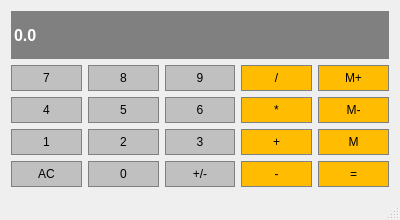
<?xml version="1.0" encoding="UTF-8"?>
<ui version="4.0">
 <class>Calculator</class>
 <widget class="QMainWindow" name="Calculator">
  <property name="geometry">
   <rect>
    <x>0</x>
    <y>0</y>
    <width>400</width>
    <height>220</height>
   </rect>
  </property>
  <property name="windowTitle">
   <string>Calculator</string>
  </property>
  <widget class="QWidget" name="centralWidget">
   <layout class="QGridLayout" name="gridLayout">
    <item row="6" column="1">
     <widget class="QPushButton" name="button">
      <property name="sizePolicy">
       <sizepolicy hsizetype="Preferred" vsizetype="Preferred">
        <horstretch>0</horstretch>
        <verstretch>0</verstretch>
       </sizepolicy>
      </property>
      <property name="styleSheet">
       <string notr="true">QPushButton
{
	background-color:#C0C0C0;
	border: 1px solid gray;
   padding: 5px;
}

QPushButton:pressed
{
	background-color:#A9A9A9;
	border: 1px solid gray;
   padding: 5px;
}</string>
      </property>
      <property name="text">
       <string>0</string>
      </property>
     </widget>
    </item>
    <item row="3" column="1">
     <widget class="QPushButton" name="button8">
      <property name="sizePolicy">
       <sizepolicy hsizetype="Preferred" vsizetype="Preferred">
        <horstretch>0</horstretch>
        <verstretch>0</verstretch>
       </sizepolicy>
      </property>
      <property name="styleSheet">
       <string notr="true">QPushButton
{
	background-color:#C0C0C0;
	border: 1px solid gray;
   padding: 5px;
}

QPushButton:pressed
{
	background-color:#A9A9A9;
	border: 1px solid gray;
   padding: 5px;
}</string>
      </property>
      <property name="text">
       <string>8</string>
      </property>
     </widget>
    </item>
    <item row="6" column="2">
     <widget class="QPushButton" name="signButton">
      <property name="sizePolicy">
       <sizepolicy hsizetype="Preferred" vsizetype="Preferred">
        <horstretch>0</horstretch>
        <verstretch>0</verstretch>
       </sizepolicy>
      </property>
      <property name="styleSheet">
       <string notr="true">QPushButton
{
	background-color:#C0C0C0;
	border: 1px solid gray;
   padding: 5px;
}

QPushButton:pressed
{
	background-color:#A9A9A9;
	border: 1px solid gray;
   padding: 5px;
}</string>
      </property>
      <property name="text">
       <string>+/-</string>
      </property>
     </widget>
    </item>
    <item row="5" column="4">
     <widget class="QPushButton" name="memButton">
      <property name="sizePolicy">
       <sizepolicy hsizetype="Preferred" vsizetype="Preferred">
        <horstretch>0</horstretch>
        <verstretch>0</verstretch>
       </sizepolicy>
      </property>
      <property name="styleSheet">
       <string notr="true">QPushButton
{
	background-color:#FFBC00;
	border: 1px solid gray;
   padding: 5px;
}

QPushButton:pressed
{
	background-color:#A9A9A9;
	border: 1px solid gray;
   padding: 5px;
}</string>
      </property>
      <property name="text">
       <string>M</string>
      </property>
     </widget>
    </item>
    <item row="3" column="0">
     <widget class="QPushButton" name="button7">
      <property name="sizePolicy">
       <sizepolicy hsizetype="Preferred" vsizetype="Preferred">
        <horstretch>0</horstretch>
        <verstretch>0</verstretch>
       </sizepolicy>
      </property>
      <property name="styleSheet">
       <string notr="true">QPushButton
{
	background-color:#C0C0C0;
	border: 1px solid gray;
   padding: 5px;
}

QPushButton:pressed
{
	background-color:#A9A9A9;
	border: 1px solid gray;
   padding: 5px;
}</string>
      </property>
      <property name="text">
       <string>7</string>
      </property>
     </widget>
    </item>
    <item row="6" column="3">
     <widget class="QPushButton" name="minusButton">
      <property name="sizePolicy">
       <sizepolicy hsizetype="Preferred" vsizetype="Preferred">
        <horstretch>0</horstretch>
        <verstretch>0</verstretch>
       </sizepolicy>
      </property>
      <property name="styleSheet">
       <string notr="true">QPushButton
{
	background-color:#FFBC00;
	border: 1px solid gray;
   padding: 5px;
}

QPushButton:pressed
{
	background-color:#A9A9A9;
	border: 1px solid gray;
   padding: 5px;
}</string>
      </property>
      <property name="text">
       <string>-</string>
      </property>
     </widget>
    </item>
    <item row="5" column="3">
     <widget class="QPushButton" name="addButton">
      <property name="sizePolicy">
       <sizepolicy hsizetype="Preferred" vsizetype="Preferred">
        <horstretch>0</horstretch>
        <verstretch>0</verstretch>
       </sizepolicy>
      </property>
      <property name="styleSheet">
       <string notr="true">QPushButton
{
	background-color:#FFBC00;
	border: 1px solid gray;
   padding: 5px;
}

QPushButton:pressed
{
	background-color:#A9A9A9;
	border: 1px solid gray;
   padding: 5px;
}</string>
      </property>
      <property name="text">
       <string>+</string>
      </property>
     </widget>
    </item>
    <item row="5" column="0">
     <widget class="QPushButton" name="button1">
      <property name="sizePolicy">
       <sizepolicy hsizetype="Preferred" vsizetype="Preferred">
        <horstretch>0</horstretch>
        <verstretch>0</verstretch>
       </sizepolicy>
      </property>
      <property name="styleSheet">
       <string notr="true">QPushButton
{
	background-color:#C0C0C0;
	border: 1px solid gray;
   padding: 5px;
}

QPushButton:pressed
{
	background-color:#A9A9A9;
	border: 1px solid gray;
   padding: 5px;
}</string>
      </property>
      <property name="text">
       <string>1</string>
      </property>
     </widget>
    </item>
    <item row="6" column="0">
     <widget class="QPushButton" name="clearButton">
      <property name="sizePolicy">
       <sizepolicy hsizetype="Preferred" vsizetype="Preferred">
        <horstretch>0</horstretch>
        <verstretch>0</verstretch>
       </sizepolicy>
      </property>
      <property name="styleSheet">
       <string notr="true">QPushButton
{
	background-color:#C0C0C0;
	border: 1px solid gray;
   padding: 5px;
}

QPushButton:pressed
{
	background-color:#A9A9A9;
	border: 1px solid gray;
   padding: 5px;
}</string>
      </property>
      <property name="text">
       <string>AC</string>
      </property>
     </widget>
    </item>
    <item row="3" column="3">
     <widget class="QPushButton" name="devideButton">
      <property name="sizePolicy">
       <sizepolicy hsizetype="Preferred" vsizetype="Preferred">
        <horstretch>0</horstretch>
        <verstretch>0</verstretch>
       </sizepolicy>
      </property>
      <property name="styleSheet">
       <string notr="true">QPushButton
{
	background-color:#FFBC00;
	border: 1px solid gray;
   padding: 5px;
}

QPushButton:pressed
{
	background-color:#A9A9A9;
	border: 1px solid gray;
   padding: 5px;
}</string>
      </property>
      <property name="text">
       <string>/</string>
      </property>
     </widget>
    </item>
    <item row="4" column="3">
     <widget class="QPushButton" name="multiplyButton">
      <property name="sizePolicy">
       <sizepolicy hsizetype="Preferred" vsizetype="Preferred">
        <horstretch>0</horstretch>
        <verstretch>0</verstretch>
       </sizepolicy>
      </property>
      <property name="styleSheet">
       <string notr="true">QPushButton
{
	background-color:#FFBC00;
	border: 1px solid gray;
   padding: 5px;
}

QPushButton:pressed
{
	background-color:#A9A9A9;
	border: 1px solid gray;
   padding: 5px;
}</string>
      </property>
      <property name="text">
       <string>*</string>
      </property>
     </widget>
    </item>
    <item row="4" column="0">
     <widget class="QPushButton" name="button4">
      <property name="sizePolicy">
       <sizepolicy hsizetype="Preferred" vsizetype="Preferred">
        <horstretch>0</horstretch>
        <verstretch>0</verstretch>
       </sizepolicy>
      </property>
      <property name="styleSheet">
       <string notr="true">QPushButton
{
	background-color:#C0C0C0;
	border: 1px solid gray;
   padding: 5px;
}

QPushButton:pressed
{
	background-color:#A9A9A9;
	border: 1px solid gray;
   padding: 5px;
}</string>
      </property>
      <property name="text">
       <string>4</string>
      </property>
     </widget>
    </item>
    <item row="5" column="1">
     <widget class="QPushButton" name="button2">
      <property name="sizePolicy">
       <sizepolicy hsizetype="Preferred" vsizetype="Preferred">
        <horstretch>0</horstretch>
        <verstretch>0</verstretch>
       </sizepolicy>
      </property>
      <property name="styleSheet">
       <string notr="true">QPushButton
{
	background-color:#C0C0C0;
	border: 1px solid gray;
   padding: 5px;
}

QPushButton:pressed
{
	background-color:#A9A9A9;
	border: 1px solid gray;
   padding: 5px;
}</string>
      </property>
      <property name="text">
       <string>2</string>
      </property>
     </widget>
    </item>
    <item row="6" column="4">
     <widget class="QPushButton" name="pushButton_20">
      <property name="sizePolicy">
       <sizepolicy hsizetype="Preferred" vsizetype="Preferred">
        <horstretch>0</horstretch>
        <verstretch>0</verstretch>
       </sizepolicy>
      </property>
      <property name="styleSheet">
       <string notr="true">QPushButton
{
	background-color:#FFBC00;
	border: 1px solid gray;
   padding: 5px;
}

QPushButton:pressed
{
	background-color:#A9A9A9;
	border: 1px solid gray;
   padding: 5px;
}</string>
      </property>
      <property name="text">
       <string>=</string>
      </property>
     </widget>
    </item>
    <item row="4" column="2">
     <widget class="QPushButton" name="button6">
      <property name="sizePolicy">
       <sizepolicy hsizetype="Preferred" vsizetype="Preferred">
        <horstretch>0</horstretch>
        <verstretch>0</verstretch>
       </sizepolicy>
      </property>
      <property name="styleSheet">
       <string notr="true">QPushButton
{
	background-color:#C0C0C0;
	border: 1px solid gray;
   padding: 5px;
}

QPushButton:pressed
{
	background-color:#A9A9A9;
	border: 1px solid gray;
   padding: 5px;
}</string>
      </property>
      <property name="text">
       <string>6</string>
      </property>
     </widget>
    </item>
    <item row="4" column="4">
     <widget class="QPushButton" name="memClearButton">
      <property name="sizePolicy">
       <sizepolicy hsizetype="Preferred" vsizetype="Preferred">
        <horstretch>0</horstretch>
        <verstretch>0</verstretch>
       </sizepolicy>
      </property>
      <property name="styleSheet">
       <string notr="true">QPushButton
{
	background-color:#FFBC00;
	border: 1px solid gray;
   padding: 5px;
}

QPushButton:pressed
{
	background-color:#A9A9A9;
	border: 1px solid gray;
   padding: 5px;
}</string>
      </property>
      <property name="text">
       <string>M-</string>
      </property>
     </widget>
    </item>
    <item row="3" column="2">
     <widget class="QPushButton" name="button9">
      <property name="sizePolicy">
       <sizepolicy hsizetype="Preferred" vsizetype="Preferred">
        <horstretch>0</horstretch>
        <verstretch>0</verstretch>
       </sizepolicy>
      </property>
      <property name="styleSheet">
       <string notr="true">QPushButton
{
	background-color:#C0C0C0;
	border: 1px solid gray;
   padding: 5px;
}

QPushButton:pressed
{
	background-color:#A9A9A9;
	border: 1px solid gray;
   padding: 5px;
}</string>
      </property>
      <property name="text">
       <string>9</string>
      </property>
     </widget>
    </item>
    <item row="5" column="2">
     <widget class="QPushButton" name="button3">
      <property name="sizePolicy">
       <sizepolicy hsizetype="Preferred" vsizetype="Preferred">
        <horstretch>0</horstretch>
        <verstretch>0</verstretch>
       </sizepolicy>
      </property>
      <property name="styleSheet">
       <string notr="true">QPushButton
{
	background-color:#C0C0C0;
	border: 1px solid gray;
   padding: 5px;
}

QPushButton:pressed
{
	background-color:#A9A9A9;
	border: 1px solid gray;
   padding: 5px;
}</string>
      </property>
      <property name="text">
       <string>3</string>
      </property>
     </widget>
    </item>
    <item row="4" column="1">
     <widget class="QPushButton" name="button5">
      <property name="sizePolicy">
       <sizepolicy hsizetype="Preferred" vsizetype="Preferred">
        <horstretch>0</horstretch>
        <verstretch>0</verstretch>
       </sizepolicy>
      </property>
      <property name="styleSheet">
       <string notr="true">QPushButton
{
	background-color:#C0C0C0;
	border: 1px solid gray;
   padding: 5px;
}

QPushButton:pressed
{
	background-color:#A9A9A9;
	border: 1px solid gray;
   padding: 5px;
}</string>
      </property>
      <property name="text">
       <string>5</string>
      </property>
     </widget>
    </item>
    <item row="3" column="4">
     <widget class="QPushButton" name="memAddButton">
      <property name="sizePolicy">
       <sizepolicy hsizetype="Preferred" vsizetype="Preferred">
        <horstretch>0</horstretch>
        <verstretch>0</verstretch>
       </sizepolicy>
      </property>
      <property name="styleSheet">
       <string notr="true">QPushButton
{
	background-color:#FFBC00;
	border: 1px solid gray;
   padding: 5px;
}

QPushButton:pressed
{
	background-color:#A9A9A9;
	border: 1px solid gray;
   padding: 5px;
}</string>
      </property>
      <property name="text">
       <string>M+</string>
      </property>
     </widget>
    </item>
    <item row="2" column="0" colspan="5">
     <widget class="QLineEdit" name="Display">
      <property name="sizePolicy">
       <sizepolicy hsizetype="Preferred" vsizetype="Expanding">
        <horstretch>0</horstretch>
        <verstretch>0</verstretch>
       </sizepolicy>
      </property>
      <property name="font">
       <font>
        <family>Arial</family>
        <pointsize>12</pointsize>
        <weight>75</weight>
        <bold>true</bold>
       </font>
      </property>
      <property name="layoutDirection">
       <enum>Qt::LeftToRight</enum>
      </property>
      <property name="styleSheet">
       <string notr="true">QLineEdit
{
	background-color: gray;
	border: 1px solid gray;
    color: #ffffff;
}</string>
      </property>
      <property name="text">
       <string>0.0</string>
      </property>
     </widget>
    </item>
   </layout>
  </widget>
  <widget class="QMenuBar" name="menuBar">
   <property name="geometry">
    <rect>
     <x>0</x>
     <y>0</y>
     <width>400</width>
     <height>21</height>
    </rect>
   </property>
  </widget>
  <widget class="QStatusBar" name="statusBar"/>
 </widget>
 <layoutdefault spacing="6" margin="11"/>
 <resources/>
 <connections/>
</ui>
